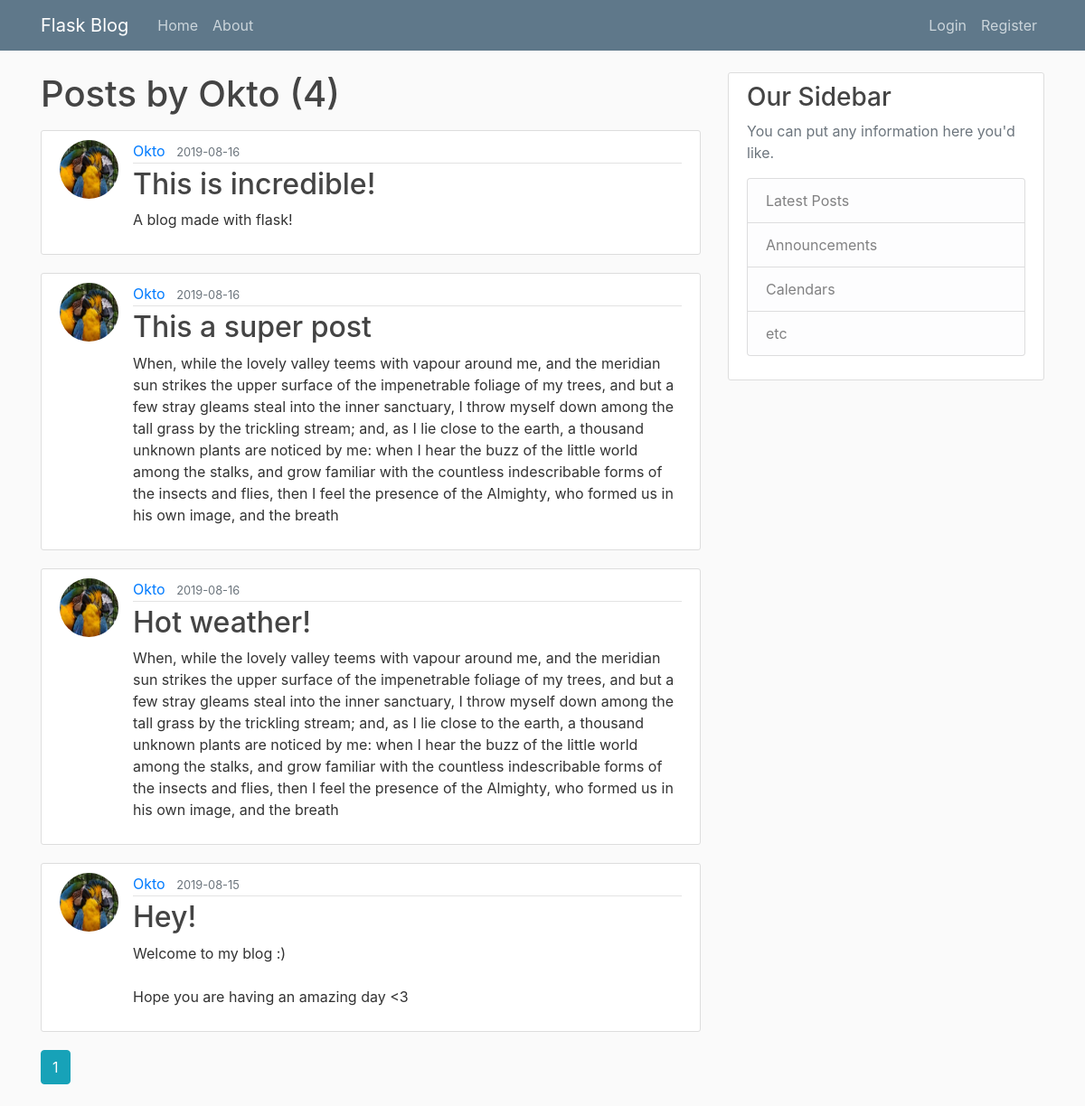
The page /user/Okto on the database its author committed.
### blogapp/models.py (models this page shows, shortened)
class User(db.Model, UserMixin):
    id = db.Column(db.Integer, primary_key=True)
    username = db.Column(db.String(18), unique=True, nullable=False)
    email = db.Column(db.String(50), unique=True, nullable=False)
    image_file = db.Column(db.String(20), nullable=False, default="default.jpg")
    password = db.Column(db.String(60), nullable=False)
    posts = db.relationship("Post", backref="author", lazy=True)

class Post(db.Model):
    id = db.Column(db.Integer, primary_key=True)
    title = db.Column(db.String(100), nullable=False)
    date_posted = db.Column(db.DateTime, nullable=False, default=datetime.utcnow)
    content = db.Column(db.Text, nullable=False)
    user_id = db.Column(db.Integer, db.ForeignKey("user.id"), nullable=False)

### blogapp/users/routes.py (the view)
@users.route("/user/<string:username>")
def user_posts(username):
    page = request.args.get("page", 1, type=int)
    user = User.query.filter_by(username=username).first_or_404()
    posts = Post.query.filter_by(author=user)\
        .order_by(Post.date_posted.desc())\
        .paginate(page=page, per_page=4)
    return render_template('user_posts.html', posts=posts, user=user)

### blogapp/templates/user_posts.html
{% extends "layout.html" %}
{% block content %}
    <h1 class="mb-3">Posts by {{ user.username }} ({{posts.total}})</h1>
    {% for post in posts.items %}
        <article class="media content-section">
            <img class="rounded-circle article-img" src="{{ url_for('static', filename='profile_pics/'+ post.author.image_file) }}">
            <div class="media-body">
                <div class="article-metadata">
                    <a class="mr-2" href="{{ url_for('users.user_posts', username=post.author.username) }}">{{ post.author.username }}</a>
                    <small class="text-muted">{{ post.date_posted.strftime("%Y-%m-%d") }}</small>
                </div>
                <h2><a class="article-title" href="{{ url_for('posts.post', post_id=post.id) }}">{{ post.title }}</a></h2>
                <p class="article-content">{{ post.content }}</p>
            </div>
        </article>
    {% endfor %}
    {% for page_num in posts.iter_pages(left_edge=1, right_edge=1, left_current=1, right_current=2) %}
        {% if page_num %}
            {% if posts.page == page_num %}
                <a class="btn btn-info mb-4" href="{{ url_for('users.user_posts', username=user.username, page=page_num) }}">{{ page_num }}</a>
            {% else %}
                <a class="btn btn-outline-info mb-4" href="{{ url_for('users.user_posts', username=user.username, page=page_num) }}">{{ page_num }}</a>
            {% endif %}
        {% else %}
            ...
        {% endif %}
    {% endfor %}
{% endblock content %}

### blogapp/templates/layout.html (shortened to what this page needs)
<!DOCTYPE html>
<html>
<head>
    <link rel="stylesheet" href="https://maxcdn.bootstrapcdn.com/bootstrap/4.0.0/css/bootstrap.min.css">
    <link rel="stylesheet" type="text/css" href="{{ url_for('static', filename='main.css') }}">
</head>
<body>
    <header class="site-header">
      <nav class="navbar navbar-expand-md navbar-dark bg-steel fixed-top">
        <div class="container">
          <a class="navbar-brand mr-4" href="/">Flask Blog</a>
          <div class="collapse navbar-collapse" id="navbarToggle">
            <div class="navbar-nav mr-auto">
              <a class="nav-item nav-link" href="{{ url_for('main.home') }}">Home</a>
              <a class="nav-item nav-link" href="{{ url_for('main.about') }}">About</a>
            </div>
            <div class="navbar-nav">
                {% if current_user.is_authenticated %}
                    <a class="nav-item nav-link" href="{{ url_for('posts.new_post') }}">New Post</a>
                    <a class="nav-item nav-link" href="{{ url_for('users.account') }}">Account</a>
                    <a class="nav-item nav-link" href="{{ url_for('users.logout') }}">Logout</a>
                {% else %}
                  <a class="nav-item nav-link" href="{{ url_for('users.login') }}">Login</a>
                  <a class="nav-item nav-link" href="{{ url_for('users.register') }}">Register</a>
                {% endif %}
            </div>
          </div>
        </div>
      </nav>
    </header>
    <main role="main" class="container">
      <div class="row">
        <div class="col-md-8">
          {% block content %}{% endblock %}
        </div>
        <div class="col-md-4">
          <div class="content-section">
            <h3>Our Sidebar</h3>
            <p class='text-muted'>You can put any information here you'd like.
              <ul class="list-group">
                <li class="list-group-item list-group-item-light">Latest Posts</li>
                <li class="list-group-item list-group-item-light">Announcements</li>
                <li class="list-group-item list-group-item-light">Calendars</li>
                <li class="list-group-item list-group-item-light">etc</li>
              </ul>
            </p>
          </div>
        </div>
      </div>
    </main>
</body>
</html>

### blogapp/static/main.css (style rules this page uses)
body { background: #fafafa; color: #333333; margin-top: 5rem; }
h1, h2, h3, h4, h5, h6 { color: #444444; }
.bg-steel { background-color: #5f788a; }
.site-header .navbar-nav .nav-link { color: #cbd5db; }
.content-section { background: #ffffff; padding: 10px 20px; border: 1px solid #dddddd; border-radius: 3px; margin-bottom: 20px; }
.article-title { color: #444444; }
.article-content { white-space: pre-line; }
.article-img { height: 65px; width: 65px; margin-right: 16px; }
.article-metadata { padding-bottom: 1px; margin-bottom: 4px; border-bottom: 1px solid #e3e3e3 }

### rows shown on the page
User: username "Okto"
Post: image_file (picture), author.username "Okto", date_posted "2019-08-16", title "This is incredible!", content "A blog made with flask!"
Post: image_file (picture), author.username "Okto", date_posted "2019-08-16", title "This a super post", content "When, while the lovely valley teems with vapour around me, and the meridian sun strikes the upper surface of the impenetrable foliage of my trees, and but a few stray gleams steal into the inner sanctuary, I throw myself down among the tall grass by the trickling stream; and, as I lie close to the earth, a thousand unknown plants are noticed by me: when I hear the buzz of the little world among the stalks, and grow familiar with the countless indescribable forms of the insects and flies, then I feel the presence of the Almighty, who formed us in his own image, and the breath"
Post: image_file (picture), author.username "Okto", date_posted "2019-08-16", title "Hot weather!", content "When, while the lovely valley teems with vapour around me, and the meridian sun strikes the upper surface of the impenetrable foliage of my trees, and but a few stray gleams steal into the inner sanctuary, I throw myself down among the tall grass by the trickling stream; and, as I lie close to the earth, a thousand unknown plants are noticed by me: when I hear the buzz of the little world among the stalks, and grow familiar with the countless indescribable forms of the insects and flies, then I feel the presence of the Almighty, who formed us in his own image, and the breath"
Post: image_file (picture), author.username "Okto", date_posted "2019-08-15", title "Hey!", content "Welcome to my blog :) Hope you are having an amazing day <3"

### other values the page prints
{{ posts.total }} "4"
{{ page_num }} "1"
